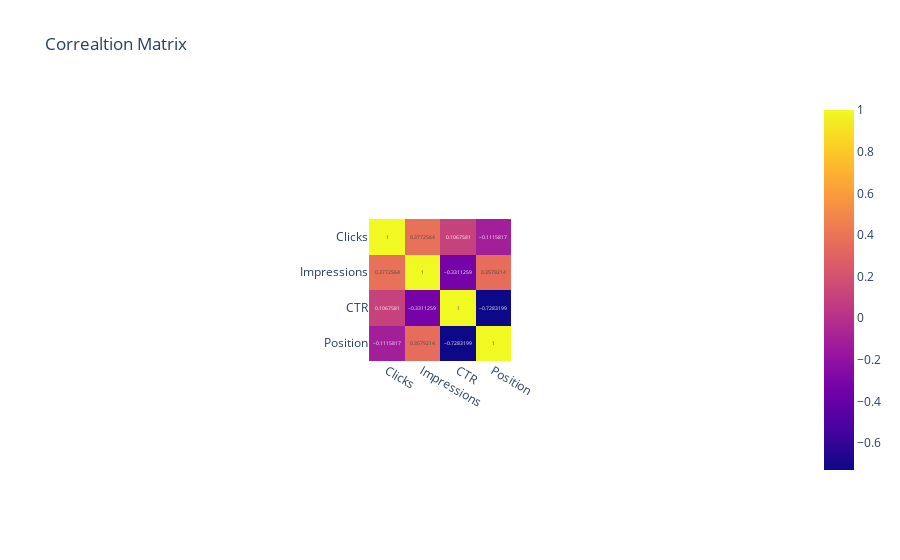

This figure's notebook cell:
### Code cell
fig_corr = px.imshow(queries_df[['Clicks','Impressions','CTR','Position']].corr(),text_auto =True,title = 'Correaltion Matrix')
fig_corr.show()

### Figure 1 — Plotly figure (JSON) as saved in the notebook; plotly's stock layout.template omitted (floating-point values rounded to 4 significant figures)
{"data": [{"coloraxis": "coloraxis", "hovertemplate": "x: %{x}<br>y: %{y}<br>color: %{z}<extra></extra>", "name": "0", "texttemplate": "%{z}", "type": "heatmap", "x": ["Clicks", "Impressions", "CTR", "Position"], "xaxis": "x", "y": ["Clicks", "Impressions", "CTR", "Position"], "yaxis": "y", "z": [[1, 0.3773, 0.1068, -0.1116], [0.3773, 1, -0.3311, 0.3579], [0.1068, -0.3311, 1, -0.7283], [-0.1116, 0.3579, -0.7283, 1]]}], "layout": {"autosize": true, "coloraxis": {"colorscale": [[0, "#0d0887"], [0.1111, "#46039f"], [0.2222, "#7201a8"], [0.3333, "#9c179e"], [0.4444, "#bd3786"], [0.5556, "#d8576b"], [0.6667, "#ed7953"], [0.7778, "#fb9f3a"], [0.8889, "#fdca26"], [1, "#f0f921"]]}, "title": {"text": "Correaltion Matrix"}, "xaxis": {"anchor": "y", "autorange": true, "constrain": "domain", "domain": [0.4014, 0.5986], "range": [-0.5, 3.5], "scaleanchor": "y", "type": "category"}, "yaxis": {"anchor": "x", "autorange": true, "constrain": "domain", "domain": [0, 1], "range": [3.5, -0.5], "type": "category"}}}
